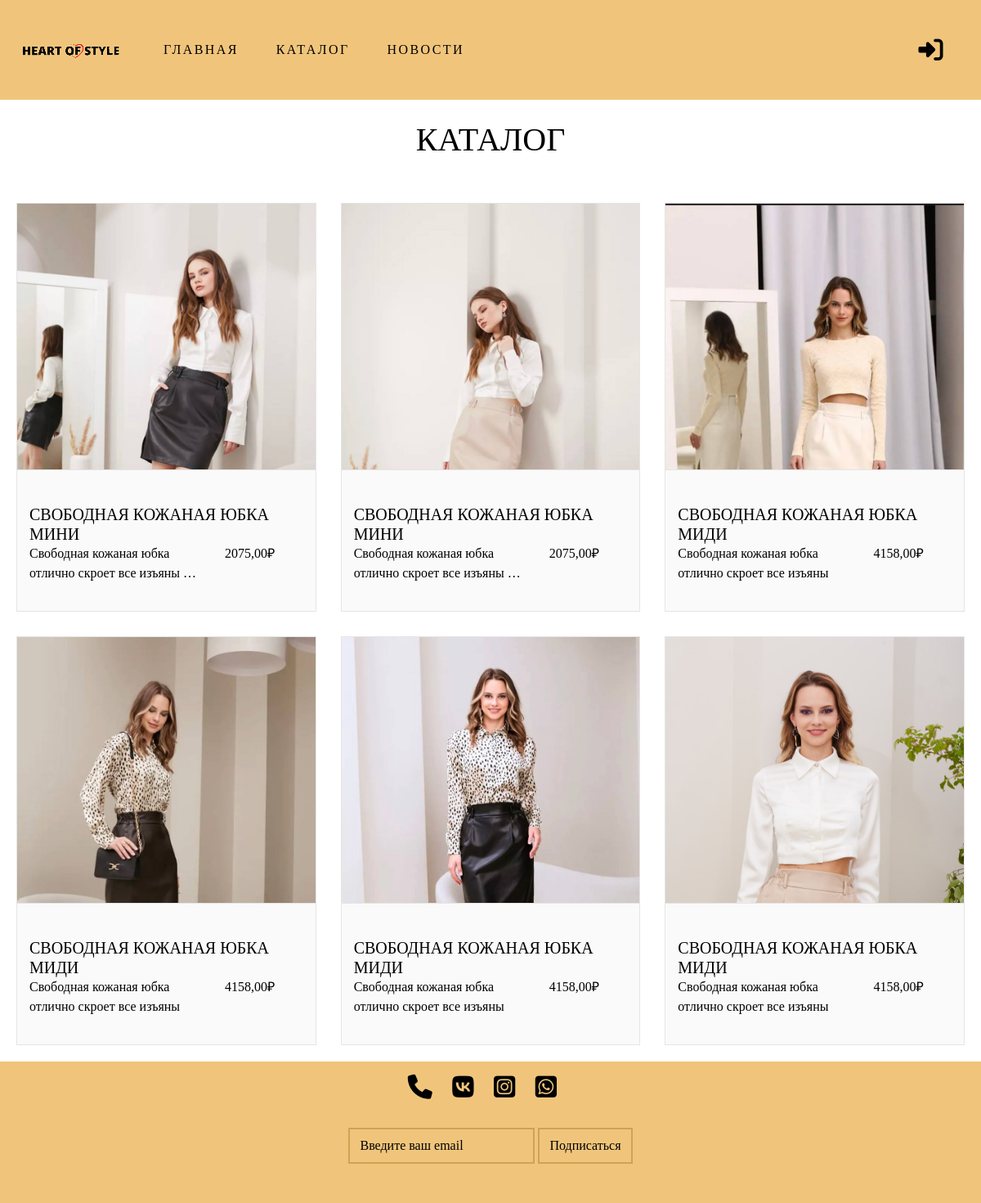
Page /catalog/ on the committed database.
### backend/general/models.py (models this page shows, shortened)
class ProductImage(models.Model):
    image = models.ImageField(upload_to='product/')
    product = models.ForeignKey(Product, on_delete=models.CASCADE)
    color = models.ForeignKey(Color, on_delete=models.CASCADE)

class Product(models.Model):
    name = models.CharField(max_length=100)
    description = models.TextField()
    price = models.DecimalField(max_digits=10, decimal_places=2)
    created_at = models.DateTimeField(auto_now_add=True)

### backend/general/views.py (the view)
# urls.py: path('catalog/', catalog, name='catalog'),
def catalog(request):
    latest_images = (
        ProductImage.objects
        .values('product', 'color')
        .annotate(latest_image_id=Max('id'))
        .values_list('latest_image_id', flat=True)
    )
    product_images = (
        ProductImage.objects
        .filter(id__in=latest_images)
        .select_related('product', 'color')  # этого достаточно
    )
    context = {
        'product_images': product_images
    }
    return render(request, "catalog.html", context)

### frontend/templates/catalog.html (shortened to what this page needs)
{% extends 'base.html' %}
{% load static %}
{% block content %}
<h1 class="h1">Каталог</h1>
<div class="products-container">
  {% for image in product_images %}
  <div class="card-wrapper">
     <div class="image-holder">
      <a href="{% url 'product_detail' image.product.id %}" class="image-link">
        <div class="image-liquid">
          <img src="{{ image.image.url }}" alt="{{ image.product.name }}">
        </div>
      </a>
    </div>
    <div class="product-description">
      <h5 class="product-title">{{ image.product.name }}</h5>
      <div class="row">
        <div class="col-xs-12 col-sm-8 category">{{ image.product.description|truncatechars:50 }}</div>
        <div class="col-xs-12 col-sm-4 price">{{ image.product.price }}₽</div>
      </div>
    </div>
  </div>
  {% endfor %}
</div>
{% endblock %}

### frontend/static/my_css/style.css (style rules this page uses)
:root { --two-color: rgb(207, 162, 84); --main-color: rgb(240, 197, 123); --main-font: "Playfair Display" }
html, body { font-family: "Alegreya Sans"; color: black; font-size: 16px; margin: 0; padding: 0; width: 100%; min-height: 100vh; }
h1, h2, h3, h4, h5, h6 { padding: 0; margin: 0; text-transform: uppercase; }
h1 { text-align: center; padding-top: 25px; padding-bottom: 25px; }
a.active, a, a:hover, a:visited, a.active:visited { color: black; text-decoration: none; letter-spacing: 0.15em; transition: transform 0.2s; display: inline-block; }
.products-container { display: grid; grid-template-columns: repeat(auto-fill, minmax(280px, 1fr)); gap: 30px; max-width: 1200px; margin: 0 auto; padding: 20px; }
.card-wrapper { position: relative; height: 500px; border: 1px solid #e5e5e5; overflow: hidden; transition: box-shadow 0.3s; background: #fff; }
.image-holder { position: relative; height: 310px; }
.image-liquid img { width: 100%; height: 100%; object-fit: cover; object-position: bottom; display: block; }
.product-description { position: relative; height: 180px; padding: 10px 15px; background: #fafafa; border-top: 1px solid #e5e5e5; display: flex; flex-direction: column; justify-content: center; box-sizing: border-box; transition: background 0.3s; z-index: 20; }
.product-title, .category, .price { margin: 0; transition: opacity 0.3s; }
.product-title, .category, .price { opacity: 1; }
@media (min-width: 768px) { .image-holder { height: 325px; } }
.image-link { display: block; position: relative; z-index: 10; }
a, a:hover, a:visited { color: black; text-decoration: none; transition: transform 0.2s; }

### rows in the picture
ProductImage: image (picture), product.name "СВОБОДНАЯ КОЖАНАЯ ЮБКА МИНИ", product.description "Свободная кожаная юбка отлично скроет все изъяны …", product.price "2075,00"
ProductImage: image (picture), product.name "СВОБОДНАЯ КОЖАНАЯ ЮБКА МИНИ", product.description "Свободная кожаная юбка отлично скроет все изъяны …", product.price "2075,00"
ProductImage: image (picture), product.name "СВОБОДНАЯ КОЖАНАЯ ЮБКА МИДИ", product.description "Свободная кожаная юбка отлично скроет все изъяны", product.price "4158,00"
ProductImage: image (picture), product.name "СВОБОДНАЯ КОЖАНАЯ ЮБКА МИДИ", product.description "Свободная кожаная юбка отлично скроет все изъяны", product.price "4158,00"
ProductImage: image (picture), product.name "СВОБОДНАЯ КОЖАНАЯ ЮБКА МИДИ", product.description "Свободная кожаная юбка отлично скроет все изъяны", product.price "4158,00"
ProductImage: image (picture), product.name "СВОБОДНАЯ КОЖАНАЯ ЮБКА МИДИ", product.description "Свободная кожаная юбка отлично скроет все изъяны", product.price "4158,00"
